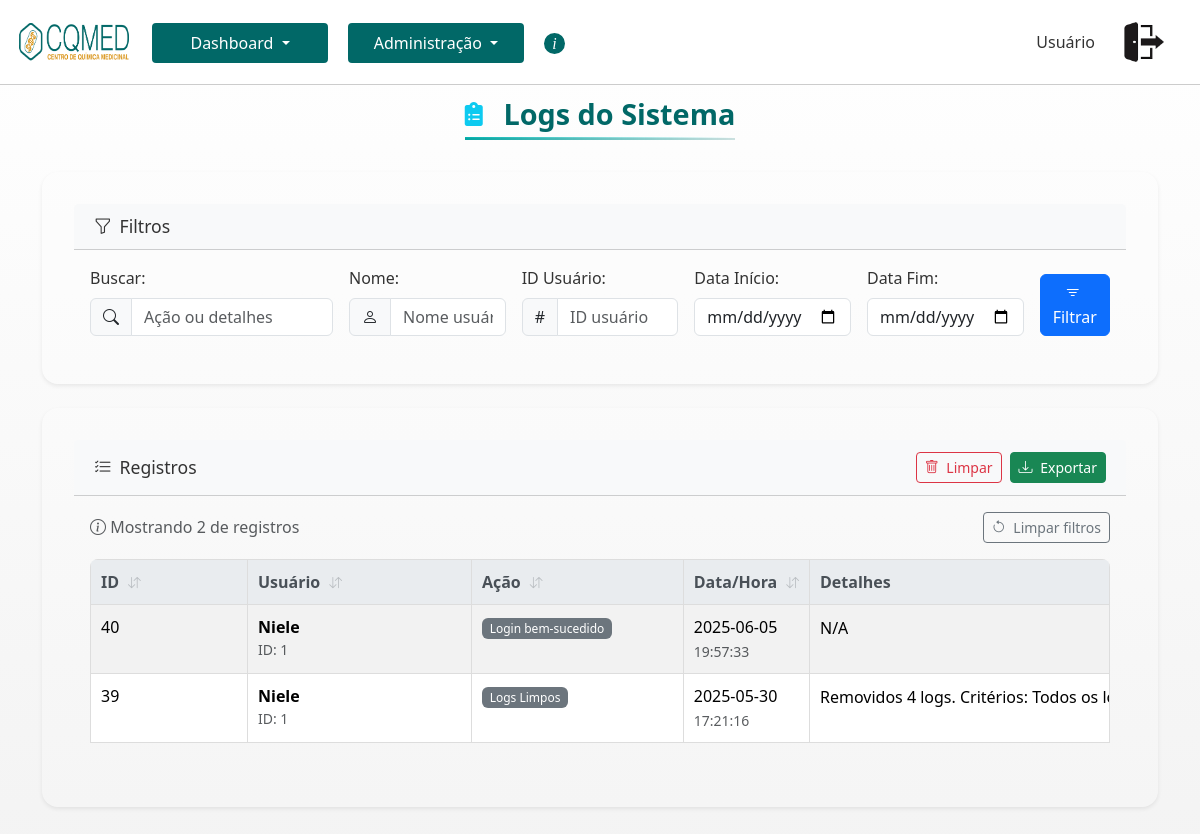
/admin/view_logs (signed in), run on an earlier commit of the app's database.
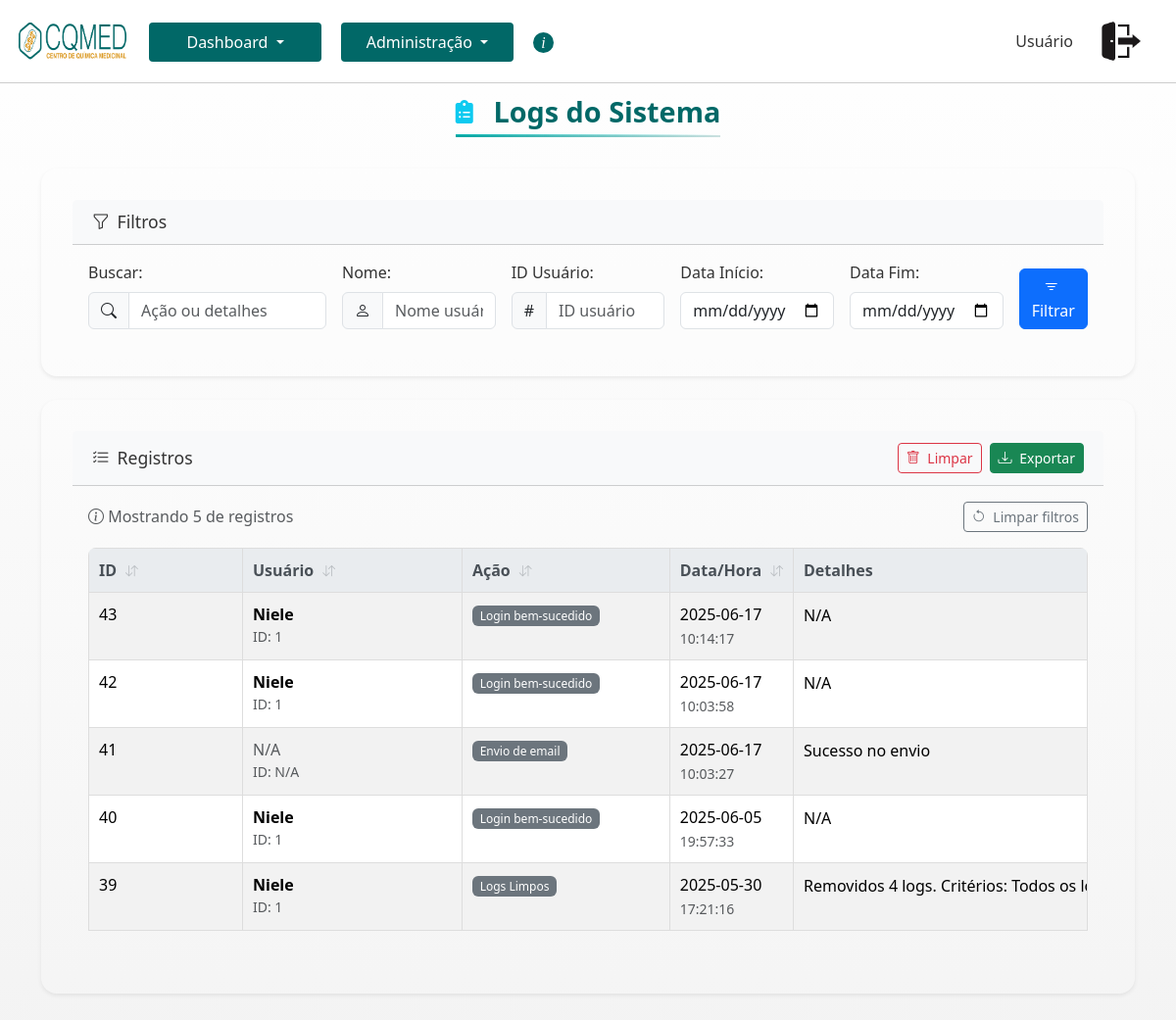
And on a later commit of the database.
### tables this page shows
CREATE TABLE logs (
            id INTEGER PRIMARY KEY AUTOINCREMENT,
            user_id INTEGER,
            action TEXT NOT NULL,
            timestamp TEXT NOT NULL,
            details TEXT,
            FOREIGN KEY (user_id) REFERENCES users (id)
        );

CREATE TABLE users (
            id INTEGER PRIMARY KEY AUTOINCREMENT,
            name TEXT NOT NULL,
            email TEXT UNIQUE NOT NULL,
            password TEXT NOT NULL,
            is_admin INTEGER DEFAULT 0,
            is_active INTEGER DEFAULT 0
        );

### app.py (the view, shortened to what this page needs)
@app.route('/admin/view_logs', methods=['GET'])
def view_logs():
    admin_user_id = session.get('user_id')
    if not session.get('is_admin'):
        flash('Acesso não autorizado.', 'danger')
        log_action(admin_user_id, 'Tentativa de acesso não autorizado', 'Rota: view_logs')
        return redirect(url_for('dashboard'))
    search_query = request.args.get('search', '').strip()
    user_id_filter = request.args.get('user_id_filter', '').strip()
    user_name_filter = request.args.get('user_name_filter', '').strip()
    start_date = request.args.get('start_date', '').strip()
    end_date = request.args.get('end_date', '').strip()
    conn = get_db_connection()
    logs = []
    try:
        query = """
            SELECT
                l.id,
                l.user_id,
                u.name AS user_name, -- Alias para o nome do usuário da tabela users
                l.action,
                l.timestamp,
                l.details
            FROM logs l
            LEFT JOIN users u ON l.user_id = u.id -- JOIN para buscar o nome do usuário
            WHERE 1=1
        """
        params = []
        if search_query:
            query += " AND (action LIKE ? OR details LIKE ?)"
            params.extend([f'%{search_query}%', f'%{search_query}%'])
        if user_name_filter:
            query += " AND u.name LIKE ?"
            params.append(f'%{user_name_filter}%')
        if start_date:
            query += " AND timestamp >= ?"
            params.append(start_date + " 00:00:00")
        if end_date:
            query += " AND timestamp <= ?"
            params.append(end_date + " 23:59:59")
        query += " ORDER BY timestamp DESC, l.id DESC"
        logs = conn.execute(query, params).fetchall()
    except Exception as e:
        flash(f'Ocorreu um erro ao buscar os logs: {e}', 'danger')
    finally:
        conn.close()
    return render_template('logs.html',
                           titulo='Logs do Sistema',
                           logs=logs,
                           search_query=search_query,
                           user_name_filter=user_name_filter,
                           user_id_filter=user_id_filter,
                           start_date=start_date,
                           end_date=end_date,
                           active_page='logs')

### templates/logs.html (shortened to what this page needs)
{% extends 'base.html' %}
{% block css %}
    <link rel="stylesheet" href="{{ url_for('static', filename='css/titulosUsuarios.css') }}">
    <link rel="stylesheet" href="{{ url_for('static', filename='css/logs.css') }}">
    <link rel="stylesheet" href="https://cdn.jsdelivr.net/npm/bootstrap-icons@1.10.0/font/bootstrap-icons.css">
{% endblock %}
{% block content %}
    <div class="title-container top-spacing-reduced">
        <h1 class="page-title">
            <span class="title-icon">
                <i class="fas fa-clipboard-list text-info me-2"></i>
            </span>
            <span class="title-highlight">{{ titulo }}</span>
        </h1>
    </div>
    <div class="card shadow-sm mb-4">
        <div class="card-header bg-light">
            <h5 class="mb-0"><i class="bi bi-funnel me-2"></i>Filtros</h5>
        </div>
        <div class="card-body">
            <form method="GET" action="{{ url_for('view_logs') }}">
                <div class="row g-3">
                    <div class="col-md-3">
                        <label for="search" class="form-label">Buscar:</label>
                        <div class="input-group">
                            <span class="input-group-text"><i class="bi bi-search"></i></span>
                            <input type="text" class="form-control" id="search" name="search" value="{{ search_query }}" placeholder="Ação ou detalhes">
                        </div>
                    </div>
                    <div class="col-md-2">
                        <label for="user_name_filter" class="form-label">Nome:</label>
                        <div class="input-group">
                            <span class="input-group-text"><i class="bi bi-person"></i></span>
                            <input type="text" class="form-control" id="user_name_filter" name="user_name_filter" value="{{ user_name_filter }}" placeholder="Nome usuário">
                        </div>
                    </div>
                    <div class="col-md-2">
                        <label for="user_id_filter" class="form-label">ID Usuário:</label>
                        <div class="input-group">
                            <span class="input-group-text">#</span>
                            <input type="text" class="form-control" id="user_id_filter" name="user_id_filter" value="{{ user_id_filter }}" placeholder="ID usuário">
                        </div>
                    </div>
                    <div class="col-md-2">
                        <label for="start_date" class="form-label">Data Início:</label>
                        <input type="date" class="form-control" id="start_date" name="start_date" value="{{ start_date }}">
                    </div>
                    <div class="col-md-2">
                        <label for="end_date" class="form-label">Data Fim:</label>
                        <input type="date" class="form-control" id="end_date" name="end_date" value="{{ end_date }}">
                    </div>
                    <div class="col-md-1 d-flex align-items-end">
                        <button type="submit" class="btn btn-primary w-100">
                            <i class="bi bi-filter me-1"></i> Filtrar
                        </button>
                    </div>
                </div>
            </form>
        </div>
    </div>
    <div class="card shadow-sm mb-4">
        <div class="card-header bg-light d-flex justify-content-between align-items-center">
            <h5 class="mb-0"><i class="bi bi-list-check me-2"></i>Registros</h5>
            <div class="d-flex gap-2">
                <button class="btn btn-sm btn-outline-danger" data-bs-toggle="modal" data-bs-target="#clearLogsModal">
                    <i class="bi bi-trash me-1"></i> Limpar
                </button>
                <button class="btn btn-sm btn-success" data-bs-toggle="modal" data-bs-target="#exportLogsModal">
                    <i class="bi bi-download me-1"></i> Exportar
                </button>
            </div>
        </div>
        <div class="card-body">
            <div class="d-flex justify-content-between align-items-center mb-3">
                <span class="logs-counter text-muted">
                    <i class="bi bi-info-circle"></i>
                    Mostrando {{ logs|length }} de {{ total_logs }} registros
                </span>
                <a href="{{ url_for('view_logs') }}" class="btn btn-sm btn-outline-secondary">
                    <i class="bi bi-arrow-counterclockwise me-1"></i> Limpar filtros
                </a>
            </div>
            {% if logs %}
            <div class="table-responsive">
                <table class="table table-hover table-striped table-bordered">
                    <thead class="table-light">
                        <tr>
                            <th class="sortable" data-sort="id">
                                ID <i class="bi bi-arrow-down-up"></i>
                            </th>
                            <th class="sortable" data-sort="user">
                                Usuário <i class="bi bi-arrow-down-up"></i>
                            </th>
                            <th class="sortable" data-sort="action">
                                Ação <i class="bi bi-arrow-down-up"></i>
                            </th>
                            <th class="sortable" data-sort="timestamp">
                                Data/Hora <i class="bi bi-arrow-down-up"></i>
                            </th>
                            <th>Detalhes</th>
                        </tr>
                    </thead>
                    <tbody>
                        {% for log in logs %}
                        <tr>
                            <td>{{ log.id }}</td>
                            <td>
                                {% if log.user_name %}
                                    <span class="fw-semibold">{{ log.user_name }}</span>
                                    <small class="text-muted d-block">ID: {{ log.user_id }}</small>
                                {% else %}
                                    <span class="text-muted">N/A</span>
                                    <small class="text-muted d-block">ID: {{ log.user_id if log.user_id else 'N/A' }}</small>
                                {% endif %}
                            </td>
                            <td>
                                <span class="badge
                                    {% if log.action == 'login' %}bg-success
                                    {% elif log.action == 'delete' %}bg-danger
                                    {% elif log.action == 'update' %}bg-warning text-dark
                                    {% elif log.action == 'upload' %}bg-primary
                                    {% else %}bg-secondary
                                    {% endif %}">
                                    {{ log.action }}
                                </span>
                            </td>
                            <td>
                                <span class="d-block">{{ log.timestamp.split(' ')[0] }}</span>
                                <small class="text-muted">{{ log.timestamp.split(' ')[1] }}</small>
                            </td>
                            <td class="log-details">
                                <div class="details-content">
                                    {{ log.details if log.details else 'N/A' }}
                                </div>
                            </td>
                        </tr>
                        {% endfor %}
                    </tbody>
                </table>
            </div>
            {% else %}
            <div class="alert alert-warning mb-0">
                <i class="bi bi-exclamation-triangle me-2"></i>Nenhum log encontrado com os filtros aplicados.
            </div>
            {% endif %}
        </div>
    </div>
{% endblock %}

### templates/base.html (shortened to what this page needs)
<!doctype html>
<html lang="pt-br">
<head>
  <link href="https://cdnjs.cloudflare.com/ajax/libs/font-awesome/6.0.0-beta3/css/all.min.css" rel="stylesheet">
  <link href="https://cdn.jsdelivr.net/npm/bootstrap@5.3.3/dist/css/bootstrap.min.css" rel="stylesheet">
  <link rel="stylesheet" href="{{ url_for('static', filename='css/base.css') }}">
  <link rel="stylesheet" href="{{ url_for('static', filename='css/componentes.css') }}">
  <link rel="stylesheet" href="{{ url_for('static', filename='css/header.css') }}">
  <link rel="stylesheet" href="{{ url_for('static', filename='css/navegacao.css') }}">
  <link rel="stylesheet" href="{{ url_for('static', filename='css/search.css') }}">
  <link rel="stylesheet" href="{{ url_for('static', filename='css/table.css') }}">
  {% block css %}{% endblock %}
</head>
<body>
  {% if request.endpoint not in ['login', 'register'] %}
    <div class="header">
      <img src="{{ url_for('static', filename='images/logo.png') }}" alt="Logo CQMED" class="logo" style="width: 120px; height: 40px; margin-right: 8px;">
      <div class="user-info d-flex align-items-center">
        <span class="usuario-logado me-3">{{ nome_usuario }}</span>
        <a href="{{ url_for('logout') }}" title="Logout" class="btn d-flex align-items-center">
          <img src="{{ url_for('static', filename='images/logout.png') }}" alt="Sair" style="width: 40px; height: 40px; margin-right: 8px;">
        </a>
      </div>
    </div>
    {% include 'navegacao.html' %}
  {% endif %}
  <div class="container py-5">
    {% block content %}{% endblock %}
  </div>
</body>
</html>

### templates/navegacao.html (shortened to what this page needs)
<div class="nav-container d-flex justify-content-start gap-3 mb-4 flex-wrap pt-3 pb-2 margens" style="z-index: 10;">
   <div class="dropdown">
       <button class="btn btn-nav dropdown-toggle" type="button" id="dropdownMenuDashboard" data-bs-toggle="dropdown" aria-expanded="false">
           Dashboard
       </button>
   </div>
    {% if session.get('is_admin') %}
        <div class="dropdown">
            <button class="btn btn-nav dropdown-toggle" type="button" id="dropdownMenuUsuarios" data-bs-toggle="dropdown" aria-expanded="false">
                Administração
            </button>
        </div>
    {% endif %}
    <a href="{{ url_for('sobre') }}" class="btn btn-icon btn-nav {% if active_page == 'sobre' %}active{% endif %}" title="Sobre">
        i
    </a>
</div>

What changed in the data, as far as the page shows it:
added logs: id "43", user_name "Niele", user_id "1", action "Login bem-sucedido", timestamp "2025-06-17", timestamp "10:14:17", details "N/A"
added logs: id "42", user_name "Niele", user_id "1", action "Login bem-sucedido", timestamp "2025-06-17", timestamp "10:03:58", details "N/A"
added logs: id "41", user "N/A", action "Envio de email", timestamp "2025-06-17", timestamp "10:03:27", details "Sucesso no envio"
Also different on the page:
{{ logs|length }}: "2" → "5"
